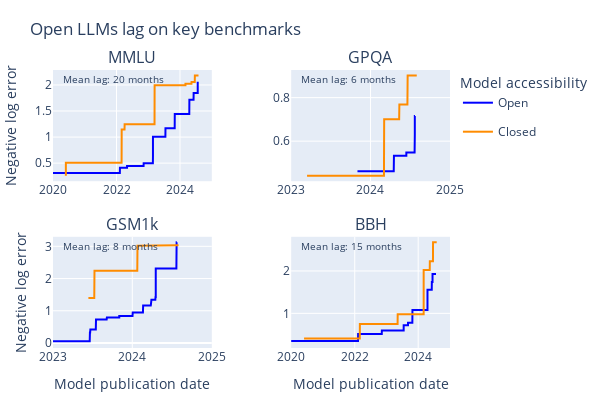

Write notebook code for a chart like this one.
### Code cell
fig = make_subplots(rows=2, cols=2, subplot_titles=benchmarks_to_plot, vertical_spacing=0.2, horizontal_spacing=0.2)

# Define x limits for each subplot
x_limits = {
  'MMLU': [datetime(2020, 1, 1), datetime(2025, 1, 1)],
  'BBH': [datetime(2020, 1, 1), datetime(2025, 1, 1)],
  'GSM1k': [datetime(2023, 1, 1), datetime(2025, 1, 1)],
  'GPQA': [datetime(2023, 1, 1), datetime(2025, 1, 1)],
  'SEAL Coding': [datetime(2023, 1, 1), datetime(2025, 1, 1)],
  'SEAL Math': [datetime(2023, 1, 1), datetime(2025, 1, 1)],
  'LMSys Elo': [datetime(2023, 1, 1), datetime(2025, 1, 1)],
}

for i, bench in enumerate(benchmarks_to_plot):
  plot_df = df[~(df['System'] == 'Random chance')]
  if old_models_only:
    plot_df = plot_df[plot_df['Before November 2023'] == 'Before']
  elif new_models_only:
    plot_df = plot_df[plot_df['Before November 2023'] == 'After']
  if non_suspects_only:
    if bench == 'GPQA':
      # GPQA was released November 20, 2023
      old_df = plot_df[plot_df['Before November 2023'] == 'Before']
      new_df = plot_df[plot_df['Before November 2023'] == 'After']
      new_df = new_df[new_df['Trust in benchmark results'] >= 0]
      plot_df = pd.concat([old_df, new_df])
    elif bench == 'MMLU':
      plot_df = plot_df[plot_df['Trust in benchmark results'] >= 0]
  elif trusted_only:
    plot_df = plot_df[plot_df['Trust in benchmark results'] > 0]

  for category in ['Open', 'Closed']:
    category_df = plot_df[plot_df['Open/Closed'] == category]

    # Sort by date (needed for running max)
    category_df = category_df.sort_values('Date')
    # Calculate running max
    category_df['running_max'] = category_df[bench].cummax()
    
    # Create a new dataframe with all dates, filling in gaps
    date_range = pd.date_range(start=category_df['Date'].min(), end=category_df['Date'].max(), freq='D')
    full_df = pd.DataFrame({'Date': date_range})
    full_df = full_df.merge(category_df[['Date', 'running_max', 'System']], on='Date', how='left')
    
    # Forward fill the running max and system name
    full_df['running_max'] = full_df['running_max'].ffill()
    full_df['System'] = full_df['System'].ffill()

    if plot_log_error and bench_is_accuracy[bench]:
      y = -np.log(1 - full_df['running_max'])
    else:
      y = full_df['running_max']

    fig.append_trace(
        go.Scatter(
            x=full_df['Date'],
            y=y,
            mode='lines',
            line=dict(color=color_map[category]),
            text=full_df['System'],
            name=category,
            legendgroup=category,
            showlegend=True if i == 0 else False
        ),
        row=i//2 + 1, col=i%2 + 1
    )

  # Annotate with lag
  ref_idx = "" if i == 0 else i+1
  avg_lag = np.mean(lags[bench])
  fig.add_annotation(
    x=0.05,
    y=1,
    text=f"Mean lag: {avg_lag:.0f} months",
    xref=f"x{ref_idx} domain",
    yref=f"y{ref_idx} domain",
    showarrow=False,
    font=dict(size=10),
    align="left",
    xanchor="left",
    yanchor="top"
    # row=i//2 + 1,
    # col=i%2 + 1
  )

  # Update x and y axes for this subplot
  dtick = "M24" if bench in ['MMLU', 'BBH'] else "M12"
  fig.update_xaxes(
    title_text="Model publication date" if i//2 + 1 == 2 else None,
    range=[x_limits[bench][0], x_limits[bench][1]],  # Set x limits
    row=i//2 + 1,
    col=i%2 + 1,
    dtick=dtick,  # Set tick marks to every 12 months
    tickformat="%Y",  # Display only the year
    # ticklabelmode="period",  # Ensure labels are centered on the year
    tickangle=0  # Make tick labels horizontal
  )

  if i%2 + 1 == 1:
    fig.update_yaxes(title_text="Negative log error", row=i//2 + 1, col=i%2 + 1)

# Title
fig.update_layout(title_text="Open LLMs lag on key benchmarks")

# Improve the layout
fig.update_layout(
  width=600,
  height=400,
  legend_title="Model accessibility",
  font=dict(size=12),
  hovermode="closest",
)

# Margins
fig.update_layout(
  margin=dict(l=10, r=10, t=70, b=10)
)

# Save the plot
if save:
  save_plot(fig, results_dir, f"benchmark_dates_{'_'.join(benchmarks_to_plot)}")

# Show the plot
fig.show()

### Figure 1 — Plotly figure (JSON) as saved in the notebook; plotly's stock layout.template omitted (floating-point values rounded to 4 significant figures; data arrays with more than 128 entries replaced by an {"elided": "..."} marker saying what was removed)
{"data": [{"legendgroup": "Open", "line": {"color": "blue"}, "mode": "lines", "name": "Open", "showlegend": true, "text": {"elided": "1757 str values"}, "type": "scatter", "x": {"elided": "1757 str values"}, "xaxis": "x", "y": {"elided": "1757 float values"}, "yaxis": "y"}, {"legendgroup": "Closed", "line": {"color": "darkorange"}, "mode": "lines", "name": "Closed", "showlegend": true, "text": {"elided": "1539 str values"}, "type": "scatter", "x": {"elided": "1539 str values"}, "xaxis": "x", "y": {"elided": "1539 float values"}, "yaxis": "y"}, {"legendgroup": "Open", "line": {"color": "blue"}, "mode": "lines", "name": "Open", "showlegend": false, "text": {"elided": "2030 str values"}, "type": "scatter", "x": {"elided": "2030 str values"}, "xaxis": "x2", "y": {"elided": "2030 float values"}, "yaxis": "y2"}, {"legendgroup": "Closed", "line": {"color": "darkorange"}, "mode": "lines", "name": "Closed", "showlegend": false, "text": {"elided": "1542 str values"}, "type": "scatter", "x": {"elided": "1542 str values"}, "xaxis": "x2", "y": {"elided": "1542 float values"}, "yaxis": "y2"}, {"legendgroup": "Open", "line": {"color": "blue"}, "mode": "lines", "name": "Open", "showlegend": false, "text": {"elided": "2051 str values"}, "type": "scatter", "x": {"elided": "2051 str values"}, "xaxis": "x3", "y": {"elided": "2051 float values"}, "yaxis": "y3"}, {"legendgroup": "Closed", "line": {"color": "darkorange"}, "mode": "lines", "name": "Closed", "showlegend": false, "text": {"elided": "1550 str values"}, "type": "scatter", "x": {"elided": "1550 str values"}, "xaxis": "x3", "y": {"elided": "1550 float values"}, "yaxis": "y3"}, {"legendgroup": "Open", "line": {"color": "blue"}, "mode": "lines", "name": "Open", "showlegend": false, "text": {"elided": "2051 str values"}, "type": "scatter", "x": {"elided": "2051 str values"}, "xaxis": "x4", "y": {"elided": "2051 float values"}, "yaxis": "y4"}, {"legendgroup": "Closed", "line": {"color": "darkorange"}, "mode": "lines", "name": "Closed", "showlegend": false, "text": {"elided": "1550 str values"}, "type": "scatter", "x": {"elided": "1550 str values"}, "xaxis": "x4", "y": {"elided": "1550 float values"}, "yaxis": "y4"}], "layout": {"annotations": [{"font": {"size": 16}, "showarrow": false, "text": "MMLU", "x": 0.2, "xanchor": "center", "xref": "paper", "y": 1, "yanchor": "bottom", "yref": "paper"}, {"font": {"size": 16}, "showarrow": false, "text": "GPQA", "x": 0.8, "xanchor": "center", "xref": "paper", "y": 1, "yanchor": "bottom", "yref": "paper"}, {"font": {"size": 16}, "showarrow": false, "text": "GSM1k", "x": 0.2, "xanchor": "center", "xref": "paper", "y": 0.4, "yanchor": "bottom", "yref": "paper"}, {"font": {"size": 16}, "showarrow": false, "text": "BBH", "x": 0.8, "xanchor": "center", "xref": "paper", "y": 0.4, "yanchor": "bottom", "yref": "paper"}, {"align": "left", "font": {"size": 10}, "showarrow": false, "text": "Mean lag: 20 months", "x": 0.05, "xanchor": "left", "xref": "x domain", "y": 1, "yanchor": "top", "yref": "y domain"}, {"align": "left", "font": {"size": 10}, "showarrow": false, "text": "Mean lag: 6 months", "x": 0.05, "xanchor": "left", "xref": "x2 domain", "y": 1, "yanchor": "top", "yref": "y2 domain"}, {"align": "left", "font": {"size": 10}, "showarrow": false, "text": "Mean lag: 8 months", "x": 0.05, "xanchor": "left", "xref": "x3 domain", "y": 1, "yanchor": "top", "yref": "y3 domain"}, {"align": "left", "font": {"size": 10}, "showarrow": false, "text": "Mean lag: 15 months", "x": 0.05, "xanchor": "left", "xref": "x4 domain", "y": 1, "yanchor": "top", "yref": "y4 domain"}], "font": {"size": 12}, "height": 400, "hovermode": "closest", "legend": {"title": {"text": "Model accessibility"}}, "margin": {"b": 10, "l": 10, "r": 10, "t": 70}, "title": {"text": "Open LLMs lag on key benchmarks"}, "width": 600, "xaxis": {"anchor": "y", "domain": [0, 0.4], "dtick": "M24", "range": ["2020-01-01T00:00:00", "2025-01-01T00:00:00"], "tickangle": 0, "tickformat": "%Y"}, "xaxis2": {"anchor": "y2", "domain": [0.6, 1], "dtick": "M12", "range": ["2023-01-01T00:00:00", "2025-01-01T00:00:00"], "tickangle": 0, "tickformat": "%Y"}, "xaxis3": {"anchor": "y3", "domain": [0, 0.4], "dtick": "M12", "range": ["2023-01-01T00:00:00", "2025-01-01T00:00:00"], "tickangle": 0, "tickformat": "%Y", "title": {"text": "Model publication date"}}, "xaxis4": {"anchor": "y4", "domain": [0.6, 1], "dtick": "M24", "range": ["2020-01-01T00:00:00", "2025-01-01T00:00:00"], "tickangle": 0, "tickformat": "%Y", "title": {"text": "Model publication date"}}, "yaxis": {"anchor": "x", "domain": [0.6, 1], "title": {"text": "Negative log error"}}, "yaxis2": {"anchor": "x2", "domain": [0.6, 1]}, "yaxis3": {"anchor": "x3", "domain": [0, 0.4], "title": {"text": "Negative log error"}}, "yaxis4": {"anchor": "x4", "domain": [0, 0.4]}}}
